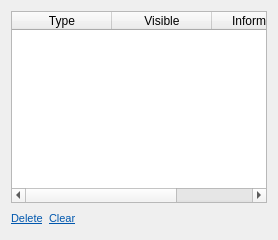
         <widget class="QWidget" name="tabConfigurationObjects">
          <attribute name="title">
           <string>Predicates</string>
          </attribute>
          <layout class="QVBoxLayout" name="verticalLayout_4">
           <item>
            <widget class="QTableWidget" name="tableWidgetConfigurationObjects">
             <property name="contextMenuPolicy">
              <enum>Qt::CustomContextMenu</enum>
             </property>
             <property name="editTriggers">
              <set>QAbstractItemView::NoEditTriggers</set>
             </property>
             <property name="alternatingRowColors">
              <bool>true</bool>
             </property>
             <property name="selectionMode">
              <enum>QAbstractItemView::SingleSelection</enum>
             </property>
             <property name="selectionBehavior">
              <enum>QAbstractItemView::SelectRows</enum>
             </property>
             <attribute name="horizontalHeaderStretchLastSection">
              <bool>true</bool>
             </attribute>
             <column>
              <property name="text">
               <string>Type</string>
              </property>
             </column>
             <column>
              <property name="text">
               <string>Visible</string>
              </property>
             </column>
             <column>
              <property name="text">
               <string>Information</string>
              </property>
             </column>
            </widget>
           </item>
           <item>
            <widget class="QWidget" name="widgetConfigurationObjectOperations" native="true">
             <layout class="QHBoxLayout" name="horizontalLayout_7">
              <property name="margin">
               <number>0</number>
              </property>
              <item>
               <widget class="QLabel" name="labelConfigurationObjectDelete">
                <property name="text">
                 <string>&lt;!DOCTYPE HTML PUBLIC &quot;-//W3C//DTD HTML 4.0//EN&quot; &quot;http://www.w3.org/TR/REC-html40/strict.dtd&quot;&gt;
&lt;html&gt;&lt;head&gt;&lt;meta name=&quot;qrichtext&quot; content=&quot;1&quot; /&gt;&lt;style type=&quot;text/css&quot;&gt;
p, li { white-space: pre-wrap; }
&lt;/style&gt;&lt;/head&gt;&lt;body style=&quot; font-family:'DejaVu Sans'; font-size:8pt; font-weight:400; font-style:normal;&quot;&gt;
&lt;p style=&quot; margin-top:0px; margin-bottom:0px; margin-left:0px; margin-right:0px; -qt-block-indent:0; text-indent:0px;&quot;&gt;&lt;a href=&quot; &quot;&gt;&lt;span style=&quot; text-decoration: underline; color:#0057ae;&quot;&gt;Delete&lt;/span&gt;&lt;/a&gt;&lt;/p&gt;&lt;/body&gt;&lt;/html&gt;</string>
                </property>
               </widget>
              </item>
              <item>
               <widget class="QLabel" name="labelConfigurationObjectClear">
                <property name="text">
                 <string>&lt;!DOCTYPE HTML PUBLIC &quot;-//W3C//DTD HTML 4.0//EN&quot; &quot;http://www.w3.org/TR/REC-html40/strict.dtd&quot;&gt;
&lt;html&gt;&lt;head&gt;&lt;meta name=&quot;qrichtext&quot; content=&quot;1&quot; /&gt;&lt;style type=&quot;text/css&quot;&gt;
p, li { white-space: pre-wrap; }
&lt;/style&gt;&lt;/head&gt;&lt;body style=&quot; font-family:'DejaVu Sans'; font-size:8pt; font-weight:400; font-style:normal;&quot;&gt;
&lt;p style=&quot; margin-top:0px; margin-bottom:0px; margin-left:0px; margin-right:0px; -qt-block-indent:0; text-indent:0px;&quot;&gt;&lt;a href=&quot; &quot;&gt;&lt;span style=&quot; text-decoration: underline; color:#0057ae;&quot;&gt;Clear&lt;/span&gt;&lt;/a&gt;&lt;/p&gt;&lt;/body&gt;&lt;/html&gt;</string>
                </property>
               </widget>
              </item>
              <item>
               <spacer name="horizontalSpacerConfigurationObjectOperations">
                <property name="orientation">
                 <enum>Qt::Horizontal</enum>
                </property>
                <property name="sizeHint" stdset="0">
                 <size>
                  <width>40</width>
                  <height>20</height>
                 </size>
                </property>
               </spacer>
              </item>
             </layout>
            </widget>
           </item>
          </layout>
         </widget>
